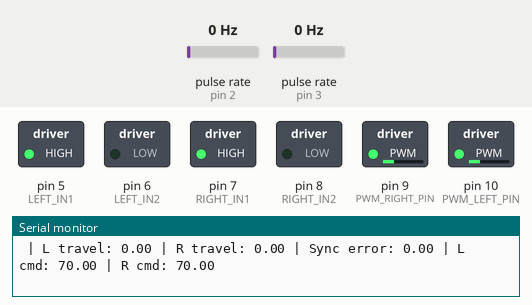
Recording of a sketch running on a simulated Arduino Uno, built with avr-gcc and run on an emulated ATmega328P. Parts: switched loads named in the sketch (green lamp = pin HIGH), the last lines printed to the serial monitor. Wiring (inferred from the names in the program): 2 × pulse sensor: data pin 2 / data pin 3. Inputs (shaded band) come from the test bench; at power-on: pulse rate (sensors on pin 2, pin 3) 0 Hz.

Above: at 1.2 s.
1.3 s: pulse rate (sensor on pin 2) set to 50 Hz
At 1.61 s:
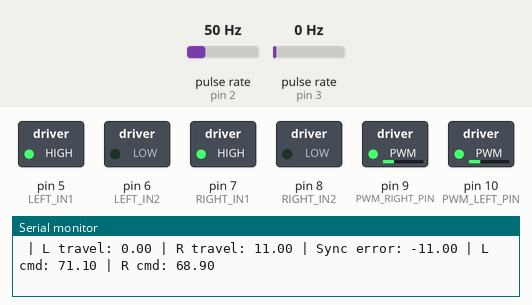
4.3 s: pulse rate (sensor on pin 3) set to 150 Hz
7.3 s: pulse rate (sensor on pin 3) set to 50 Hz
At 8.5 s:
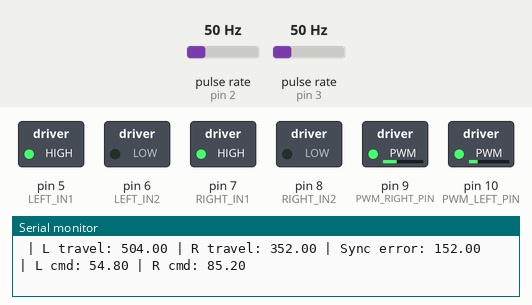
8.8 s: pulse rate (sensor on pin 2) set to 150 Hz
At 9.05 s:
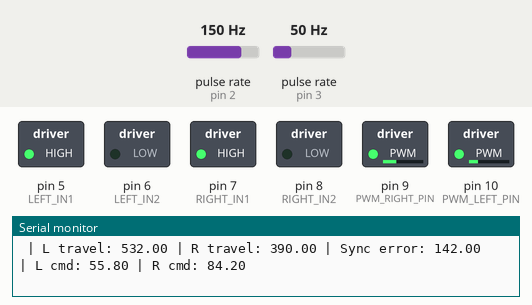
11.8 s: pulse rate (sensor on pin 3) set to 196 Hz
Timing chart, 0 to 34.1 s (numbered marks = the images above; inputs shaded):
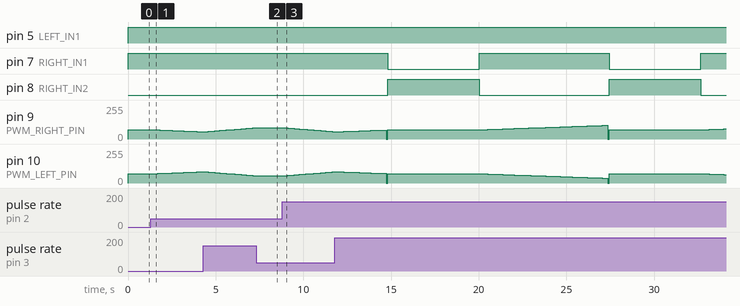

The sketch:

PWM_basic.ino
```cpp
// ================= PINS =================

const int RIGHT_IN1 = 7;
const int RIGHT_IN2 = 8;

const int LEFT_IN1 = 5;
const int LEFT_IN2 = 6;

const int PWM_RIGHT_PIN = 9;
const int PWM_LEFT_PIN = 10;

const int ENCODER_LEFT = 3;
const int ENCODER_RIGHT = 2;


// ================= ENCODERS =================

volatile long leftCount = 0;
volatile long rightCount = 0;

long previousLeftCount = 0;
long previousRightCount = 0;

//===========TIME VARIABLES =======

unsigned long lastSpeedTime = 0;

//=========== SPEED VARIABLES========

const int pwmCommand = 150;

// ============DISTANCE VARIABLES ======

const float targetmm = 2000;

//========== STARTED VARIABLES ======
bool driveDistanceStarted = false;
bool turnDegreesStarted = false;

long leftStartCount = 0;
long rightStartCount = 0;

long turnLeftStartCount = 0;
long turnRightStartCount = 0;

// ========== CONTROL VARIABLES ============

float syncKp = 0.1;

// ===== CONVERSION VARIABLES ============
int countsPerDegree = 10;

// ============ FUNCTION STOPPED VARIABLES  =======

bool turnStopped = true;
bool driveStopped = true;
int sidesCompleted = 0;


//========== interupt service routine functions ISR

void countLeft() {
  leftCount++;
}
void countRight() {
  rightCount++;
}


// creates a type RobotState and the different values it can take
enum RobotState {
  DRIVE_1,
  TURN_1,
  DRIVE_2,
  DONE
};


RobotState robotState = DRIVE_1;  // sets the RobotState type robotState variable to drive_1


bool driveDistance(float targetmm) { //drive distance funciton that takes how far we want to go
  // if we are starting
  if (driveDistanceStarted == false) {
    //update our starting value
    leftStartCount = leftCount;
    rightStartCount = rightCount;

    driveDistanceStarted = true; //exit the settup loop
    driveStopped = false;     // show that we are now in the drivedistance function

    // set our wheel directions to straight
    digitalWrite(RIGHT_IN1, HIGH);
    digitalWrite(RIGHT_IN2, LOW);

    digitalWrite(LEFT_IN1, HIGH);
    digitalWrite(LEFT_IN2, LOW);
  }
  //continue on with everything else
  else {
    //do all the logic of the function

    // convert target mm to and encoder count value
    float convertedCount = (targetmm / 0.4);

    float leftTravelCount = leftCount - leftStartCount;   //how many encoder counts we have travelled
    float rightTravelCount = rightCount - rightStartCount;
    float averageTravelCount = (leftTravelCount + rightTravelCount) / 2;    // the average of the two wheels
    float syncError = leftTravelCount - rightTravelCount;   // the difference between the two is the synchronization error (how much bigger left is)

    float correction = syncKp * syncError;    // how much we correct it by using proportional control

    float leftCommand = 70 - correction;    // we do - because of the way our sync error was calculated
    float rightCommand = 70 + correction;

    leftCommand = constrain(leftCommand, 0, 255); // constrain the values
    rightCommand = constrain(rightCommand, 0, 255);

    //if our travel count is less than our target count
    if (averageTravelCount <= convertedCount) {
      analogWrite(PWM_RIGHT_PIN, rightCommand);
      analogWrite(PWM_LEFT_PIN, leftCommand);

    } else {
      analogWrite(PWM_RIGHT_PIN, 0);
      analogWrite(PWM_LEFT_PIN, 0);
      driveStopped = true;    // our global drivestopped variable knows we have stopped
      driveDistanceStarted = false; //set this to false so the next time we call it it enters the start loop properly
    }
    Serial.print(" | L travel: ");
    Serial.print(leftTravelCount);

    Serial.print(" | R travel: ");
    Serial.print(rightTravelCount);

    Serial.print(" | Sync error: ");
    Serial.print(syncError);

    Serial.print(" | L cmd: ");
    Serial.print(leftCommand);

    Serial.print(" | R cmd: ");
    Serial.println(rightCommand);
  }
  return driveStopped;    // return the boolean drive stopped (should be true now because we are done the function)
}

bool turnDegrees(int targetDegrees) {
  //set up starting values
  if (turnDegreesStarted == false) {
    turnLeftStartCount = leftCount;
    turnRightStartCount = rightCount;

    turnDegreesStarted = true;  // leave our starting loop

    turnStopped = false;

  } else {

    // how far the wheels have travelled and there average
    long leftTurnTravelled = leftCount - turnLeftStartCount;
    long rightTurnTravelled = rightCount - turnRightStartCount;
    long averageTurnTravelled = (leftTurnTravelled + rightTurnTravelled) / 2;

  //target counts we want

    long targetTurnCounts = targetDegrees * countsPerDegree;

    if (averageTurnTravelled <= targetTurnCounts) {
      analogWrite(PWM_LEFT_PIN, 70);

      // set the right wheel to the opposite direction
      digitalWrite(RIGHT_IN1, LOW);
      digitalWrite(RIGHT_IN2, HIGH);

      analogWrite(PWM_RIGHT_PIN, 70);

    } else {
      //now that the function is done set the wheels to 0
      analogWrite(PWM_LEFT_PIN, 0);
      analogWrite(PWM_RIGHT_PIN, 0);
      Serial.println("turn Complete");
      //turn degrees started is false so the next time we call the funtion the settup loop happens correctly
      turnStopped = true;

      turnDegreesStarted = false;
    }
  }
  return turnStopped;
}

void setup() {

  Serial.begin(9600);

  pinMode(RIGHT_IN1, OUTPUT);
  pinMode(RIGHT_IN2, OUTPUT);

  pinMode(LEFT_IN1, OUTPUT);
  pinMode(LEFT_IN2, OUTPUT);

  pinMode(PWM_RIGHT_PIN, OUTPUT);
  pinMode(PWM_LEFT_PIN, OUTPUT);

  pinMode(ENCODER_LEFT, INPUT_PULLUP);
  pinMode(ENCODER_RIGHT, INPUT_PULLUP);

  // Motor direction
  digitalWrite(RIGHT_IN1, HIGH);
  digitalWrite(RIGHT_IN2, LOW);

  digitalWrite(LEFT_IN1, LOW);
  digitalWrite(LEFT_IN2, HIGH);

  attachInterrupt(
    digitalPinToInterrupt(ENCODER_LEFT),
    countLeft,
    RISING);

  attachInterrupt(
    digitalPinToInterrupt(ENCODER_RIGHT),
    countRight,
    RISING);
}

void printTelemetry(
  int pwmCommand,
  long leftSpeed,
  long rightSpeed) {

  // Serial.print("PWM: ");
  // Serial.print(pwmCommand);

  // Serial.print(" | L speed: ");
  // Serial.print(leftSpeed);

  // Serial.print(" | R speed: ");
  // Serial.print(rightSpeed);

  // Serial.print(" | R travel count ");
  // Serial.print(rightTravelCount);

  // Serial.print(" | left Travel count " );
  // Serial.print(leftTravelCount);

  // Serial.print(" | ");
  // Serial.print(rightCount);

  // Serial.print(" | StartL encoder value");
  // Serial.println(leftStartCount);


  // Serial.print(" | L encoder value");
  // Serial.println(leftCount);
}

void updateSpeedMeasurement(unsigned long currenttime) {

  if (currenttime - lastSpeedTime >= 500) {
    lastSpeedTime = currenttime;

    long leftSpeed = leftCount - previousLeftCount;
    long rightSpeed = rightCount - previousRightCount;

    previousRightCount = rightCount;
    previousLeftCount = leftCount;

    printTelemetry(pwmCommand, leftSpeed, rightSpeed);
  }
}

void loop() {
  unsigned long currenttime = millis();

  updateSpeedMeasurement(currenttime);

  switch (robotState) {
    case DRIVE_1:
      if (driveDistance(500)) { // if this returns true
        sidesCompleted ++;
        if(sidesCompleted < 4){
        robotState = TURN_1;
        }
      else robotState = DONE;
      }

      break;
    case TURN_1:
      if (turnDegrees(90)) {
        robotState = DRIVE_1;
      }
      break;

      break;
    case DONE:
      analogWrite(PWM_LEFT_PIN, 0);
      analogWrite(PWM_RIGHT_PIN, 0);
  }
}
```

Measured:
- after the input at 1.3 s, pin 9 (PWM_RIGHT_PIN): moves from 70/255 to 55/255 over 2.9 s, starting after 0.05 s; pin 10 (PWM_LEFT_PIN): moves from 70/255 to 85/255 over 2.8 s, starting after 0.23 s
- after the input at 7.3 s, pin 9 (PWM_RIGHT_PIN): goes on until 7.3 s, then stays 85/255; pin 10 (PWM_LEFT_PIN): goes on until 7.4 s, then stays 54/255
- after the input at 8.8 s, pin 9 (PWM_RIGHT_PIN): moves from 85/255 to 55/255 over 2.8 s, starting after 0.11 s; pin 10 (PWM_LEFT_PIN): moves from 54/255 to 84/255 over 2.8 s, starting after 0.11 s
- by itself, pin 7 (RIGHT_IN1): alternates HIGH for 7.4 s and LOW for 5.2 s
- by itself, pin 8 (RIGHT_IN2): alternates HIGH for 5.2 s and LOW for 7.4 s
